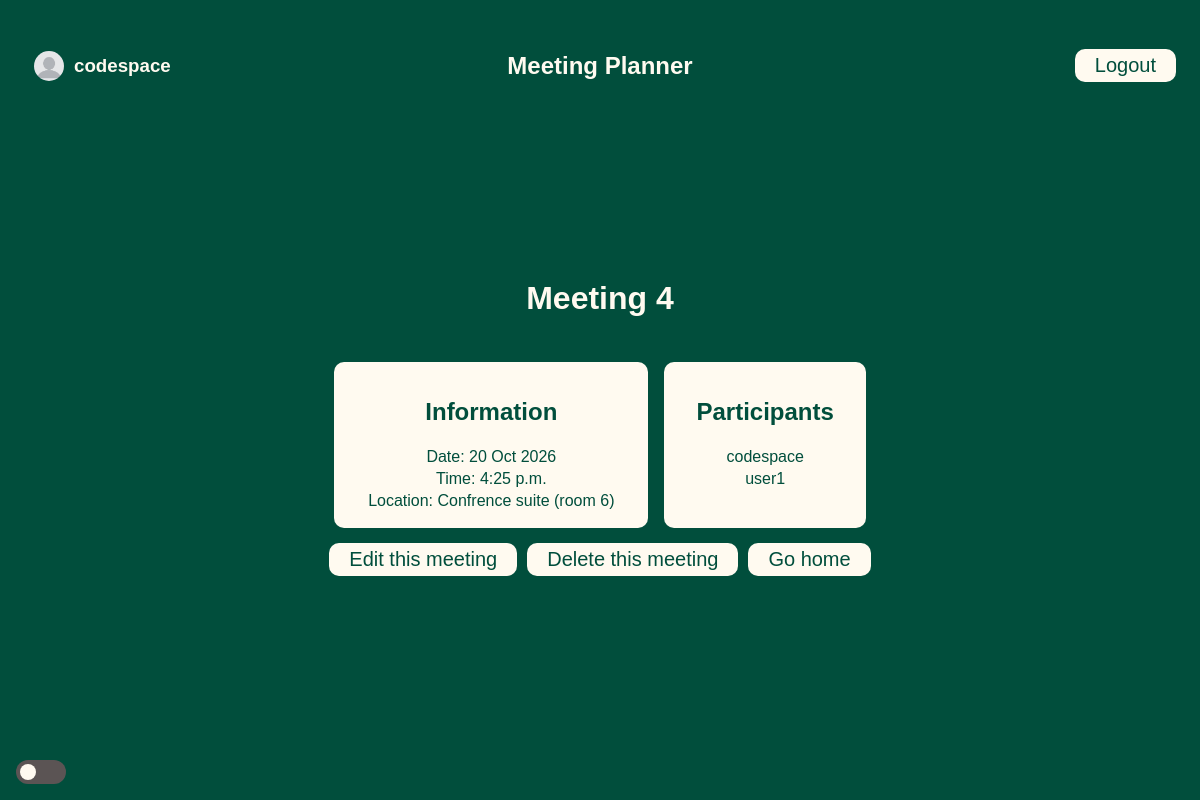
The app's page /meetings/8 (signed in), older data.
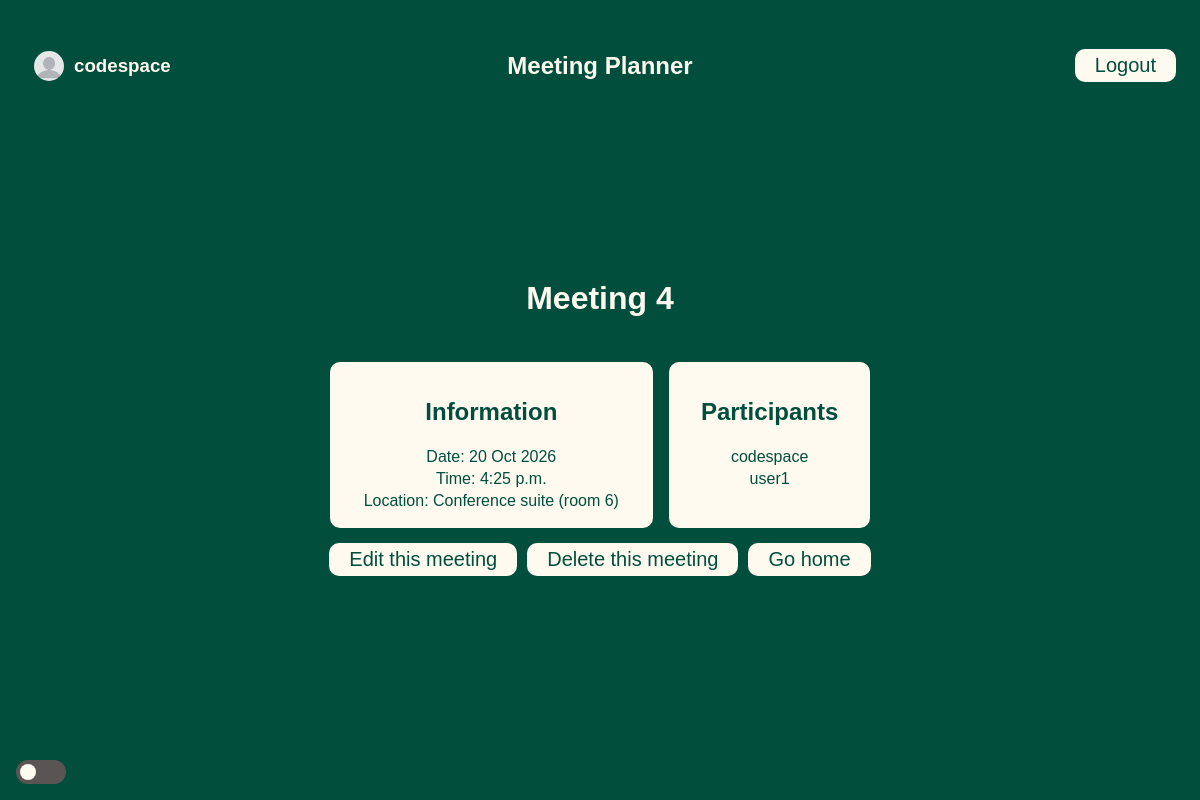
The same page, newer data.
### meetings/models.py (models this page shows, shortened)
class Meeting(models.Model):
    title = models.CharField(max_length=200)
    date = models.DateField()
    start_time = models.TimeField(default=time(9))
    duration = models.IntegerField(default=1)
    room = models.ForeignKey(Room, on_delete=models.CASCADE)
    participants = models.ManyToManyField(
        get_user_model()
    )  # incase db changes we call m2m insted

class Room(models.Model):
    name = models.CharField(max_length=50)
    floor = models.IntegerField()
    room_number = models.IntegerField()
    def __str__(self):
        return f"{self.name} (room  {self.room_number})"

### meetings/views.py (the view)
# urls.py: path("<int:id>", views.detail, name="detail"),
@login_required
def detail(request, id):
    meeting = get_object_or_404(
        Meeting, pk=id
    )  # returns 404 if not found for or given class with id
    return render(request, "meetings/detail.html", {"meeting": meeting})

### templates/meetings/detail.html (shortened to what this page needs)
{% extends "base.html" %}
{% block content%}
<h1>{{meeting.title}}</h1>
<div class="card">
    <div class="item meeting-info">
        <h2>Information</h2>
        <p>Date: {{meeting.date}}</p>
        <p>Time: {{meeting.start_time}} </p>
        <p>Location: {{meeting.room}}</p>
    </div>
    <div class="item meeting-participants">
        <h2>Participants</h2>
        {% for participant in meeting.participants.all%}
            <p>{{ participant.username }}</p>
        {%endfor%}
    </div>
</div>
<div>
    <p class="actions">
        <a href="{%url 'edit' meeting.id%}">Edit this meeting</a><br>
        <a href="{%url 'delete' meeting.id%}">Delete this meeting</a><br>
        <a href="{% url 'welcome' %}">Go home</a>
    </p>
</div>
{%endblock%}

Row changes from the older to the newer data that the page shows:
changed through a linked row, Meeting "Meeting 4": room "Confrence suite (room 6)" → "Conference suite (room 6)"
